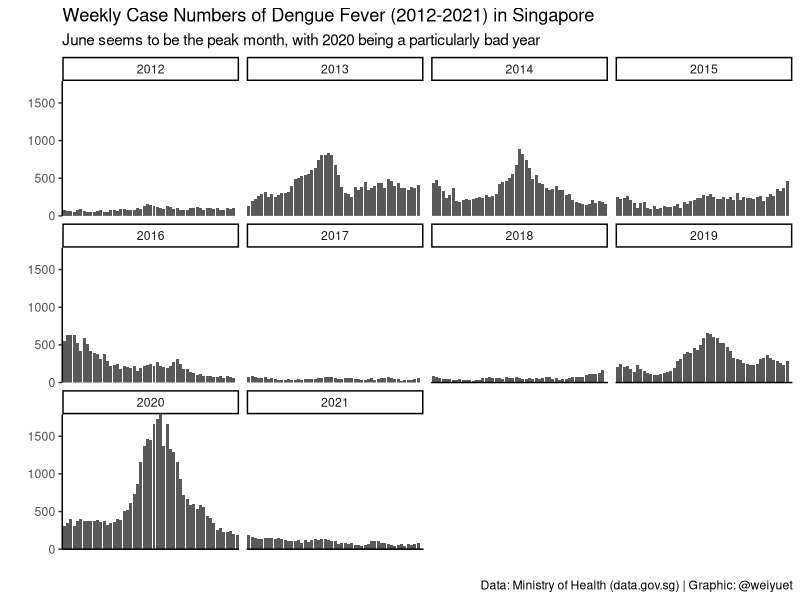
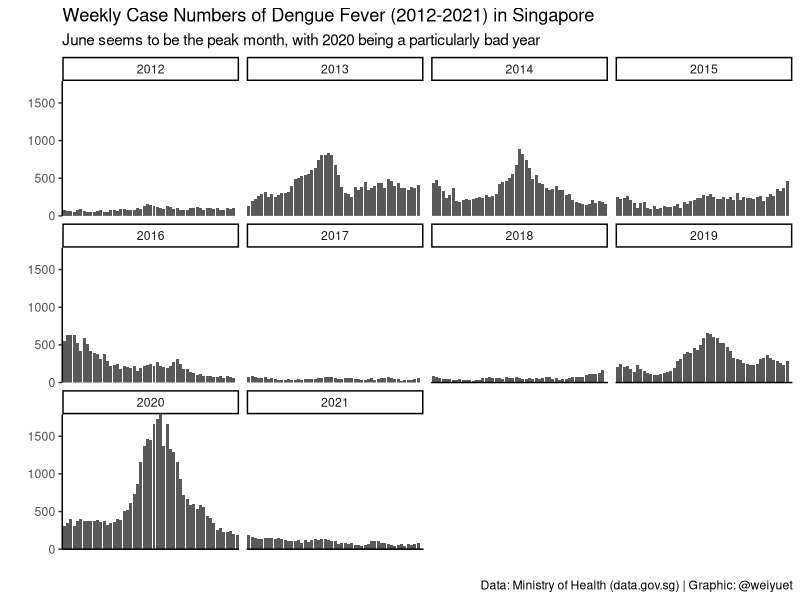

Write R code to recreate these figures, in order.
#########################################
# Infectious Disease Weekly Case Counts #
#########################################

#### Setup ####
library(tidyverse)
library(scales)
library(glue)

#### Load data ####
weekly_infectious_disease <- read_csv('data/weekly-infectious-disease-bulletin-cases/weekly-infectious-disease-bulletin-cases.csv')

#### Wrangle ####
col <- paste("col", 1:2)

# Split year and week column
weekly_infectious_disease <- weekly_infectious_disease %>%
  separate(col = epi_week,
           sep = "-",
           into = col,
           remove = TRUE)

weekly_infectious_disease <- weekly_infectious_disease %>% 
  rename(year = "col 1",
         week = "col 2",
         cases = "no._of_cases")

# Clean HFMD and Hand, Foot Mouth Disease names
weekly_infectious_disease <- weekly_infectious_disease %>% 
  mutate(disease = case_when(disease == "HFMD" ~ "Hand, Foot Mouth Disease",
                             TRUE ~ disease))

#### Visualize ####
# Plot weekly case numbers of Dengue Fever from 2012 to 2021
weekly_infectious_disease %>%
  filter(disease == "Dengue Fever") %>%
  ggplot(aes(x = week,
             y = cases)) +
  geom_col() +
  facet_wrap(vars(year)) +
  scale_y_continuous(expand = c(0, 0)) +
  labs(x = "",
       y = "",
       title = glue("Weekly Case Numbers of Dengue Fever ({min(weekly_infectious_disease$year)}-{max(weekly_infectious_disease$year)}) in Singapore"),
       subtitle = "June seems to be the peak month, with 2020 being a particularly bad year",
       caption = "Data: Ministry of Health (data.gov.sg) | Graphic: @weiyuet") +
  theme_classic() +
  theme(axis.text.x = element_blank(),
        axis.ticks.x = element_blank())

#### Save image ####
ggsave("figures/weekly-cases-dengue-fever.png", width = 8, height = 5)
